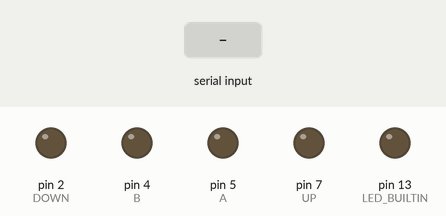
Recording of a sketch running on a simulated Arduino Uno, built with avr-gcc and run on an emulated ATmega328P. Parts: output pins drawn as LEDs (lit = HIGH). Dashed ring = blinking. The test bench sets the inputs (shaded band).

Above: at 2.7 s.
2.8 s: "u" received over Serial
At 4.1 s:
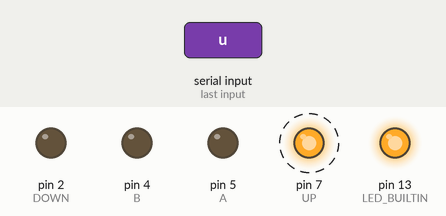
5.8 s: "a" received over Serial
At 7.6 s:
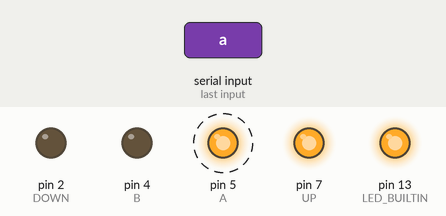
8.8 s: "d" received over Serial
At 13.2 s:
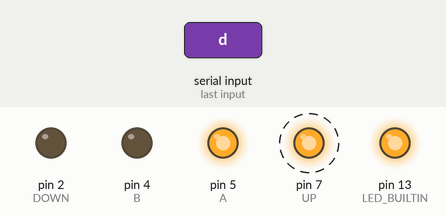
Timing chart, 0 to 35.2 s (numbered marks = the images above; inputs shaded):
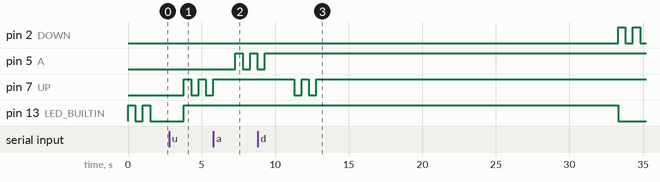

Measured:
- after the input at 2.8 s, pin 7 (UP): alternates HIGH for 0.50 s and LOW for 0.50 s, starting after 1.0 s; pin 13 (LED_BUILTIN): LOW → HIGH after 1.0 s
- after the input at 5.8 s, pin 5 (A): alternates HIGH for 0.50 s and LOW for 0.50 s, starting after 1.5 s
- after the input at 8.8 s, pin 2 (DOWN): alternates HIGH for 0.50 s and LOW for 0.50 s, starting after 24.5 s; pin 7 (UP): alternates HIGH for 0.50 s and LOW for 0.50 s, 4 changes in all, then stays HIGH, starting after 2.5 s; pin 13 (LED_BUILTIN): HIGH → LOW after 24.5 s

The sketch:

Switch_1.ino
```cpp
String unity;

#define A 5
#define B 4
#define DOWN 2
#define UP 7

  void Trig(int var) {
    digitalWrite(var, HIGH);
    delay(500);
    digitalWrite(var, LOW);
    delay(500);
    digitalWrite(var, HIGH);
    delay(500);
    digitalWrite(var, LOW);
    delay(500);
    digitalWrite(var, HIGH);
    delay(500);
  }

void setup() {
  Serial.begin(9600);

  pinMode(A, OUTPUT);
  pinMode(B, OUTPUT);
  pinMode(UP, OUTPUT);
  pinMode(DOWN, OUTPUT);
  pinMode(LED_BUILTIN, OUTPUT);

  digitalWrite(LED_BUILTIN, HIGH);
  delay(500);
  digitalWrite(LED_BUILTIN, LOW);
  delay(500);
  digitalWrite(LED_BUILTIN, HIGH);
  delay(500);
  digitalWrite(LED_BUILTIN, LOW);

}

void loop() {


  String unity = Serial.readString();


  if (unity == "u")
  {
    digitalWrite(LED_BUILTIN, HIGH);
    Trig(UP);
  }
  if (unity == "d")
  {
    digitalWrite(LED_BUILTIN, HIGH);

    Trig(UP);
    delay(20000);
    digitalWrite(LED_BUILTIN, LOW);
    Trig(DOWN);

    Trig(B);
    Trig(UP);
    Trig(UP);
    Trig(UP);
    Trig(UP);
    delay(10000);
    Trig(DOWN);
    delay(10000);
    Trig(DOWN);
    delay(10000);
    Trig(DOWN);
    Trig(DOWN);
    Trig(DOWN);
    Trig(A);
  }

  if (unity == "a")
  {
    digitalWrite(LED_BUILTIN, HIGH);
    Trig(A);
  }

  if (unity == "b")
  {
    digitalWrite(LED_BUILTIN, HIGH);
    Trig(B);
  }
  }
```
